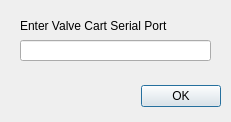
<?xml version="1.0" encoding="UTF-8"?>
<ui version="4.0">
 <class>Dialog</class>
 <widget class="QDialog" name="Dialog">
  <property name="geometry">
   <rect>
    <x>0</x>
    <y>0</y>
    <width>231</width>
    <height>122</height>
   </rect>
  </property>
  <property name="windowTitle">
   <string>Valve Cart Connection</string>
  </property>
  <widget class="QDialogButtonBox" name="b_VCPort">
   <property name="geometry">
    <rect>
     <x>30</x>
     <y>80</y>
     <width>191</width>
     <height>32</height>
    </rect>
   </property>
   <property name="orientation">
    <enum>Qt::Horizontal</enum>
   </property>
   <property name="standardButtons">
    <set>QDialogButtonBox::Ok</set>
   </property>
  </widget>
  <widget class="QLineEdit" name="t_VCPort">
   <property name="geometry">
    <rect>
     <x>20</x>
     <y>40</y>
     <width>191</width>
     <height>21</height>
    </rect>
   </property>
  </widget>
  <widget class="QLabel" name="l_VCPort">
   <property name="geometry">
    <rect>
     <x>20</x>
     <y>10</y>
     <width>171</width>
     <height>31</height>
    </rect>
   </property>
   <property name="text">
    <string>Enter Valve Cart Serial Port</string>
   </property>
  </widget>
 </widget>
 <resources/>
 <connections>
  <connection>
   <sender>b_VCPort</sender>
   <signal>accepted()</signal>
   <receiver>Dialog</receiver>
   <slot>accept()</slot>
   <hints>
    <hint type="sourcelabel">
     <x>248</x>
     <y>254</y>
    </hint>
    <hint type="destinationlabel">
     <x>157</x>
     <y>274</y>
    </hint>
   </hints>
  </connection>
  <connection>
   <sender>b_VCPort</sender>
   <signal>rejected()</signal>
   <receiver>Dialog</receiver>
   <slot>reject()</slot>
   <hints>
    <hint type="sourcelabel">
     <x>316</x>
     <y>260</y>
    </hint>
    <hint type="destinationlabel">
     <x>286</x>
     <y>274</y>
    </hint>
   </hints>
  </connection>
 </connections>
</ui>
